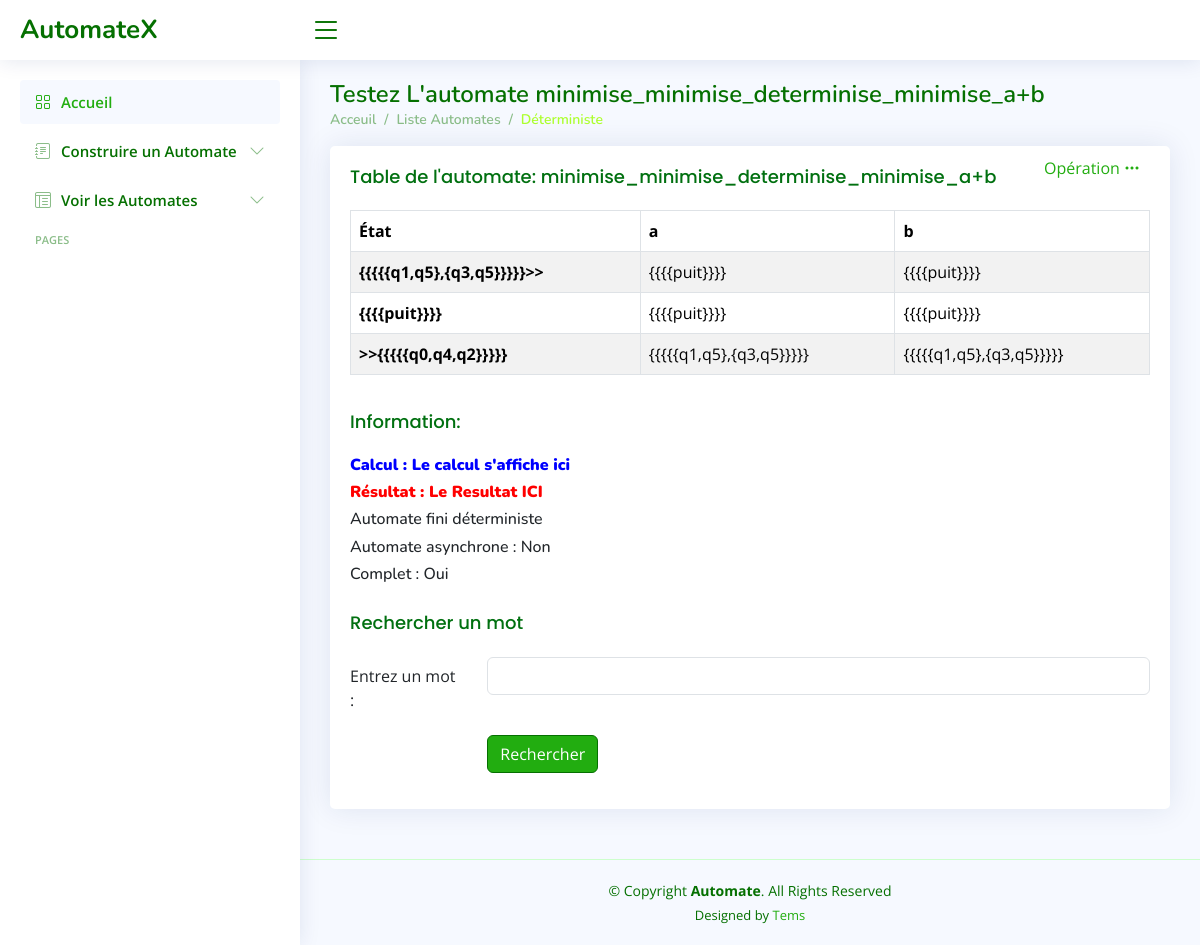
Page /tester/82/ on the committed database.
### AutomateApp/models.py (models this page shows, shortened)
class Automate(models.Model):
    nom = models.CharField(max_length=100)
    date=models.DateField(auto_now=True,editable=False)
    def to_classe(self):
        automate = AutomateClass(nom=self.nom)
        etats_django = self.etats.all()
        etat_map = {}
        for etat_django in etats_django:
            etat = EtatClass(nom=etat_django.nom, is_initial=etat_django.is_initial, is_final=etat_django.is_final)
            automate.add_etat(etat)
            etat_map[etat_django.id] = etat
        transitions_django = Transition.objects.filter(etat_depart__automate=self)
        for transition_django in transitions_django:
            etat_depart = etat_map[transition_django.etat_depart.id]
            etat_arrivee = etat_map[transition_django.etat_arrivee.id]
            transition = TransitionClass(etat_depart=etat_depart, etat_arrivee=etat_arrivee, etiquette=transition_django.etiquette, is_epsilon_transition=transition_django.is_epsilon_transition)
            automate.add_transition(transition)
        return automate

class Etat(models.Model):
    nom = models.CharField(max_length=100)
    is_initial = models.BooleanField(default=False)
    is_final = models.BooleanField(default=False)
    automate = models.ForeignKey(Automate, related_name='etats', on_delete=models.CASCADE)

### AutomateApp/views.py (the view, shortened to what this page needs)
# urls.py: path('tester/<int:automate_id>/', page_test, name='tester'),
def page_test(request, automate_id):
    automate = get_object_or_404(Automate, id=automate_id)
    classe = automate.to_classe()
    contient_transitions_vides = classe.contient_transitions_vides()
    if contient_transitions_vides:
        print("elimination")
        afficher_automate(classe)
        automate_classe=eliminer_epsilon_transitions(classe)
        afficher_automate(automate_classe)
        automate_classe=eliminer_epsilon_transitions(automate_classe)
        afficher_automate(automate_classe)
    else:
        automate_classe=classe
    est_complet = automate_classe.est_complet()
    resultat = None
    calcul = "Le calcul s'affiche ici "
    message = "Le Resultat ICI"
    mot = ""
    transitions=automate_classe.transitions
    etats = automate_classe.etats
    etiquettes = list(set(transition.etiquette for transition in automate_classe.transitions ))
    liste_vrai_etats=[]
    i=0
    tableau = []
    if automate_classe.est_deterministe()[0]:
        for etat in etats:
            transitions_list = ["/"] * len(etiquettes)
            for transition in automate_classe.transitions:
                if transition.etat_depart.nom == etat.nom:
                    index = etiquettes.index(transition.etiquette)
                    transitions_list[index] = transition.etat_arrivee.nom
            if etat.is_initial:
                liste_vrai_etats.append(">>"+etat.nom)
            elif etat.is_final:
                liste_vrai_etats.append(etat.nom+">>")
            else :
                liste_vrai_etats.append(etat.nom)
            tableau.append((liste_vrai_etats[i], transitions_list))
            i+=1
        for i in range(len(etiquettes)):
            if etiquettes[i] == "" or not etiquettes[i]:
                etiquettes[i] = "ε"
    print(etiquettes)
    return render(request, 'AutomateApp/detail.html', context={
        'automate': automate,
        'tableau': tableau,
        'etiquettes': etiquettes,
        'resultat': resultat,
        'message': message,
        'calcul': calcul,
        'mot': mot,
        'automate_classe': automate_classe,
        'contient_transitions_vides': contient_transitions_vides,
        'est_complet': est_complet,
        'reconnu':is_reconnu if request.method == 'POST' else None,
        'transitions':transitions,
        'etats':etats,
    })

### AutomateApp/classes/classes.py (called while the page is built)
  def add_etat(self, etat):
    if etat not in self.etats:
      self.etats.append(etat)
      if etat.is_initial:
        self.etats_initiaux.append(etat)
      if etat.is_final:
        self.etats_finaux.append(etat)
      self.is_determinist = self.est_deterministe()[0]

  def add_transition(self, transition):
    if (transition.etat_depart not in self.etats) or (transition.etat_arrivee not in self.etats):
      raise ValueError("Les états de la transition doivent appartenir à l'automate.")
    self.transitions.append(transition)
    self.is_determinist = self.est_deterministe()[0]

  def get_alphabet(self):
          alphabet = {transition.etiquette for transition in self.transitions if transition.etiquette != ""}
          return alphabet

  def est_complet(self):
          for etat in self.etats:
              transitions_sortantes = {t.etiquette for t in self.transitions if t.etat_depart == etat}
              if self.get_alphabet() - transitions_sortantes:
                  return False
          return True

  def contient_transitions_vides(self):
        return any(transition.etiquette=="" or transition.etiquette=='' for transition in self.transitions)

### AutomateApp/templatetags/custom_filters.py (called while the page is built)
@register.filter(name='index')
def index(sequence, position):
    return sequence[position]

@register.filter(name='range')
def filter_range(value):
    return range(value)

### AutomateApp/templates/AutomateApp/detail.html (shortened to what this page needs)
{% extends "base.html" %}
{% block body %}
{% load static %}
{% load custom_filters %}
<main id="main" class="main">
  <div class="pagetitle">
    <h1>Testez L'automate {{automate.nom}}</h1>
    <nav>
      <ol class="breadcrumb">
        <li class="breadcrumb-item"><a href="{% url 'index' %}">Acceuil</a></li>
        <li class="breadcrumb-item">Liste Automates</li>
        <li class="breadcrumb-item active">{% if automate_classe.is_determinist %}
            <span style="color: greenyellow;">Déterministe</span>
        {% else %}
        <span style="color: rgb(227, 175, 3);">Non Déterministe</span>
        {% endif %}</li>
      </ol>
    </nav>
  </div>
  <section class="section">
      <div class="row">
          <div class="col-lg-12">
              <div class="card">
                  <div class="card-body">
                      <div class="filter detail">
                          <a class="icon" href="#" data-bs-toggle="dropdown">Opération <i class="bi bi-three-dots"></i></a>
                      </div>
                     {% if automate_classe.is_determinist %}
                     <h5 class="card-title">Table de l'automate: {{ automate.nom }}</h5>
                         <table class="table table-striped table-bordered" style="overflow: scroll;">
                             <thead>
                                 <tr>
                                     <th scope="col">État</th>
                                     {% for etiquette in etiquettes %}
                                     <th scope="col">{{ etiquette }}</th>
                                     {% endfor %}
                                 </tr>
                             </thead>
                             <tbody>
                                 {% for etat, transitions in tableau %}
                                 <tr>
                                     <th scope="row">{{ etat }} </th>
                                     {% for i in etiquettes|length|range %}
                                     <td>{{ transitions|index:i }}</td>
                                     {% endfor %}
                                 </tr>
                                 {% endfor %}
                             </tbody>
                         </table>
                     {% endif %}
                      <h5 class="card-title">Information:</h5>
                      <div class="information">
                        {% if automate_classe.is_determinist %}
                        <h6 style="font-weight: 900; color:blue" >Calcul : {{ calcul }}</h6>
                        {% endif %}
                          {% if reconnu %}
                          <h6 style="font-weight: 900;color:green">Résultat : {{ message }}</h6>
                          {% else %}
                          <h6 style="font-weight: 900;color:red">Résultat : {{ message }}</h6>
                          {% endif %}
                          <h6>Automate fini
                              {% if automate_classe.is_determinist %}
                                  déterministe
                              {% else %}
                                  non déterministe
                              {% endif %}
                          </h6>
                          <h6>Automate asynchrone :
                              {% if contient_transitions_vides %}
                                  Oui
                              {% else %}
                                  Non
                              {% endif %}
                          </h6>
                          <h6>Complet :
                              {% if est_complet %}
                                  Oui
                              {% else %}
                                  Non
                              {% endif %}
                          </h6>
                      </div>
                      <h5 class="card-title">Rechercher un mot</h5>
                      <form action="" method="POST">
                          <div class="row mb-3">
                              <label for="inputText" class="col-sm-2 col-form-label">Entrez un mot :</label>
                              <div class="col-sm-10">
                                  <input type="text" name="mot" class="form-control" value="{{ mot }}">
                              </div>
                          </div>
                          <div class="row mb-3">
                              <label class="col-sm-2 col-form-label"></label>
                              <div class="col-sm-10">
                                  <button type="submit" class="btn btn-primary">Rechercher</button>
                              </div>
                          </div>
                      </form>
                  </div>
              </div>
          </div>
      </div>
  </section>
</main>
  {% endblock %}

### AutomateApp/static/assets/css/style.css (style rules this page uses)
:root { scroll-behavior: smooth; }
body { font-family: "Open Sans", sans-serif; background: #f6f9ff; color: #444444; }
a { color: #22ad10; text-decoration: none; }
.detail { left: 85%; position: absolute; top: 10px; }
h1, h2, h3, h4, h5, h6 { font-family: "Nunito", sans-serif; }
#main { margin-top: 60px; padding: 20px 30px; transition: all 0.3s; }
.pagetitle { margin-bottom: 10px; }
.pagetitle h1 { font-size: 24px; margin-bottom: 0; font-weight: 600; color: #057001; }
.card { margin-bottom: 30px; border: none; border-radius: 5px; box-shadow: 0px 0 30px rgba(1, 41, 112, 0.1); }
.card-title { padding: 20px 0 15px 0; font-size: 18px; font-weight: 500; color: #017010; font-family: "Poppins", sans-serif; }
.card-body { padding: 0 20px 20px 20px; }
.btn { background-color: #22ad10; border-color: #057001; }
.btn::after { background-color: #057001; }
.breadcrumb { font-size: 14px; font-family: "Nunito", sans-serif; color: #8bbd89; font-weight: 600; }
.breadcrumb a { color: #8bbd89; transition: 0.3s; }
.breadcrumb .breadcrumb-item::before { color: #8bbd89; }
.breadcrumb .active { color: #568f51; font-weight: 600; }
@media (min-width: 1200px) { #main, #footer { margin-left: 300px; } }

### rows in the picture
Automate: nom "minimise_minimise_determinise_minimise_a+b"
Etat: tableau "{{{{puit}}}}"

### other values in the picture
{{ etiquette }} "a" "b"
{{ etat }} "{{{{{q1,q5},{q3,q5}}}}}>>" ">>{{{{{q0,q4,q2}}}}}"
{{ transitions|index:i }} "{{{{puit}}}}" "{{{{puit}}}}" "{{{{puit}}}}" "{{{{puit}}}}" "{{{{{q1,q5},{q3,q5}}}}}" "{{{{{q1,q5},{q3,q5}}}}}"
{{ calcul }} "Le calcul s'affiche ici"
{{ message }} "Le Resultat ICI"
